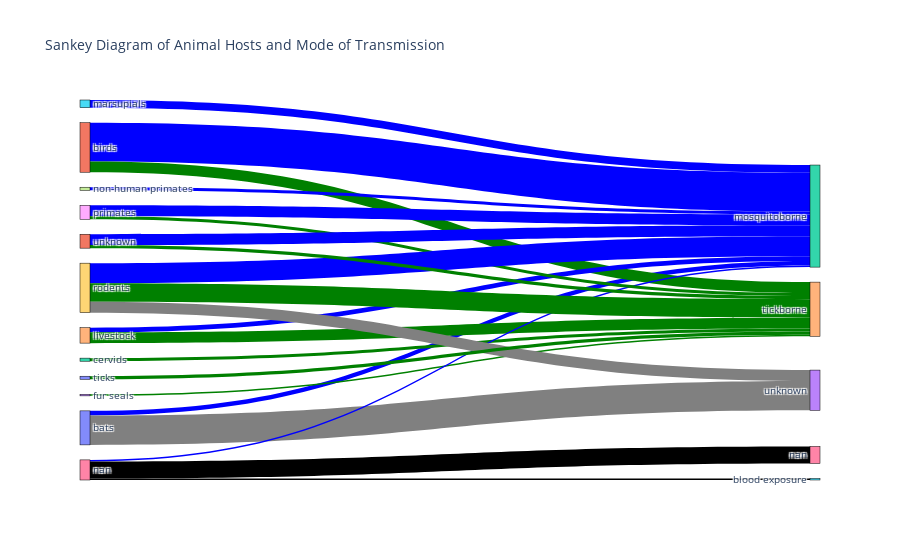

Write notebook code for a chart like this one.
### Code cell
import pandas as pd
import plotly.graph_objects as go

# Create a frequency table for 'Animal host' and 'Mode of Transmission'
frequency_table = df.groupby(['Animal host', 'Mode of Transmission']).size().reset_index(name='Count')

mode_colors = {
    'mosquitoborne': 'blue',
    'tickborne': 'green',
    'unknown': 'grey',
    'nan': 'black',
    'blood-exposure': 'red'
}

# Create lists of unique 'Animal hosts' and 'Mode of Transmission'
animal_hosts = frequency_table['Animal host'].unique().tolist()
modes_of_transmission = frequency_table['Mode of Transmission'].unique().tolist()

# Initialize lists to hold our sources, targets, and values for the Sankey diagram
sources = []
targets = []
values = []

link_color_list = []

# Fill in the link colors based on 'Mode of Transmission'
for _, row in frequency_table.iterrows():
    # Use the mode to get the corresponding color, default to black if not found
    link_color_list.append(mode_colors.get(row['Mode of Transmission'], 'black'))

# Create a Sankey diagram
fig = go.Figure(data=[go.Sankey(
    node=dict(
      pad=15,
      thickness=10,
      line=dict(color="black", width=0.5),
      label=animal_hosts + modes_of_transmission,
    ),
    link=dict(
      source=[animal_hosts.index(src) for src in frequency_table['Animal host']],
      target=[len(animal_hosts) + modes_of_transmission.index(tgt) for tgt in frequency_table['Mode of Transmission']],
      value=frequency_table['Count'].tolist(),
      color=link_color_list,
    ))])

fig.update_layout(title_text="Sankey Diagram of Animal Hosts and Mode of Transmission", font_size=10)
fig.show()

### Figure 1 — Plotly figure (JSON) as saved in the notebook; plotly's stock layout.template omitted (floating-point values rounded to 4 significant figures)
{"data": [{"link": {"color": ["blue", "grey", "blue", "green", "green", "green", "blue", "green", "blue", "black", "blue", "black", "blue", "blue", "green", "blue", "green", "grey", "green", "blue", "green"], "source": [0, 0, 1, 1, 2, 3, 4, 4, 5, 6, 6, 6, 7, 8, 8, 9, 9, 9, 10, 11, 11], "target": [12, 13, 12, 14, 14, 14, 12, 14, 12, 15, 12, 16, 12, 12, 14, 12, 14, 13, 14, 12, 14], "value": [3, 19, 25, 7, 2, 1, 3, 7, 5, 1, 1, 11, 2, 7, 2, 13, 12, 7, 2, 7, 2]}, "node": {"label": ["bats", "birds", "cervids", "fur seals", "livestock", "marsupials", "nan", "non-human primates", "primates", "rodents", "ticks", "unknown", "mosquitoborne", "unknown", "tickborne", "blood exposure", "nan"], "line": {"color": "black", "width": 0.5}, "pad": 15, "thickness": 10}, "type": "sankey"}], "layout": {"font": {"size": 10}, "title": {"text": "Sankey Diagram of Animal Hosts and Mode of Transmission"}}}
